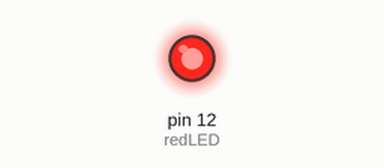
Simulated run of this sketch. Board: Arduino Uno, built with avr-gcc and run on an emulated ATmega328P. On the bench: output pins drawn as LEDs (lit = HIGH).

Above: at 0.37 s.
At 7.9 s:
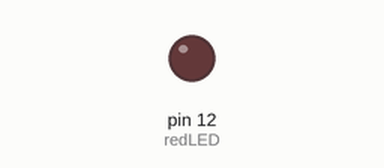
Timing chart, 0 to 18.9 s (numbered marks = the images above):
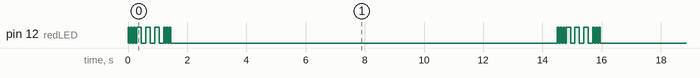

The sketch:

LEDON.ino
```cpp
int redLED = 12;
float pi = 3.14;
int dit = 50;
int dah = 150;
int longW = 1000;

int GLED = 7;
int Gdit = 300;
int Gdah = 100;

int BLED = 8;
int Bdit = 500;
int Bdah = 500;

String myName = "Hitesh Kumar";

void setup() {
  // put your setup code here, to run once:
pinMode(redLED,OUTPUT);
}

void loop() {
  // put your main code here, to run repeatedly:

digitalWrite(12,HIGH);
delay(dit);
digitalWrite(12 ,LOW);
delay(dit);

digitalWrite(12,HIGH);
delay(dit);
digitalWrite(12 ,LOW);
delay(dit);

digitalWrite(12,HIGH);
delay(dit);
digitalWrite(12 ,LOW);
delay(dit);

digitalWrite(12,HIGH);
delay (dah);
digitalWrite(12 ,LOW);
delay(dah);

digitalWrite(12,HIGH);
delay (dah);
digitalWrite(12 ,LOW);
delay(dah);

digitalWrite(12,HIGH);
delay (dah);
digitalWrite(12 ,LOW);
delay(dah);

digitalWrite(12,HIGH);
delay(dit);
digitalWrite(12 ,LOW);
delay(dit);

digitalWrite(12,HIGH);
delay(dit);
digitalWrite(12 ,LOW);
delay(dit);

digitalWrite(12,HIGH);
delay(dit);
digitalWrite(12 ,LOW);
delay(dit);

digitalWrite(GLED,HIGH);
delay(Gdit);
digitalWrite(GLED ,LOW);
delay(Gdit);

digitalWrite(GLED,HIGH);
delay(Gdit);
digitalWrite(GLED ,LOW);
delay(Gdit);

digitalWrite(GLED,HIGH);
delay(Gdit);
digitalWrite(GLED ,LOW);
delay(Gdit);

digitalWrite(GLED,HIGH);
delay (Gdah);
digitalWrite(GLED ,LOW);
delay(Gdah);

digitalWrite(GLED,HIGH);
delay (Gdah);
digitalWrite(GLED ,LOW);
delay(Gdah);

digitalWrite(GLED,HIGH);
delay (Gdah);
digitalWrite(GLED ,LOW);
delay(Gdah);

digitalWrite(GLED,HIGH);
delay(Gdit);
digitalWrite(GLED ,LOW);
delay(Gdit);

digitalWrite(GLED,HIGH);
delay(Gdit);
digitalWrite(GLED ,LOW);
delay(Gdit);

digitalWrite(GLED,HIGH);
delay(Gdit);
digitalWrite(GLED ,LOW);
delay(Gdit);

digitalWrite(BLED,HIGH);
delay(Bdit);
digitalWrite(BLED ,LOW);
delay(Bdit);

digitalWrite(BLED,HIGH);
delay(Bdit);
digitalWrite(BLED ,LOW);
delay(Bdit);

digitalWrite(BLED,HIGH);
delay(Bdit);
digitalWrite(BLED ,LOW);
delay(Bdit);

digitalWrite(BLED,HIGH);
delay (Bdah);
digitalWrite(BLED ,LOW);
delay(Gdah);

digitalWrite(BLED,HIGH);
delay (Bdah);
digitalWrite(BLED ,LOW);
delay(Gdah);

digitalWrite(BLED,HIGH);
delay (Bdah);
digitalWrite(BLED ,LOW);
delay(Gdah);

digitalWrite(BLED,HIGH);
delay(Bdit);
digitalWrite(BLED ,LOW);
delay(Bdit);

digitalWrite(BLED,HIGH);
delay(Bdit);
digitalWrite(BLED ,LOW);
delay(Bdit);

digitalWrite(BLED,HIGH);
delay(Bdit);
digitalWrite(BLED ,LOW);
delay(Bdit);


delay(longW);
}
```

Measured:
- by itself, pin 12 (redLED): repeats every 14.5 s: 2 × (LOW 0.05 s, HIGH 0.05 s), LOW 0.05 s, 3 × (HIGH 0.15 s, LOW 0.15 s), 2 × (HIGH 0.05 s, LOW 0.05 s), HIGH 0.05 s, LOW 13.1 s, HIGH 0.05 s
- by itself, everything shown: repeats every 14.5 s, in 18 steps
